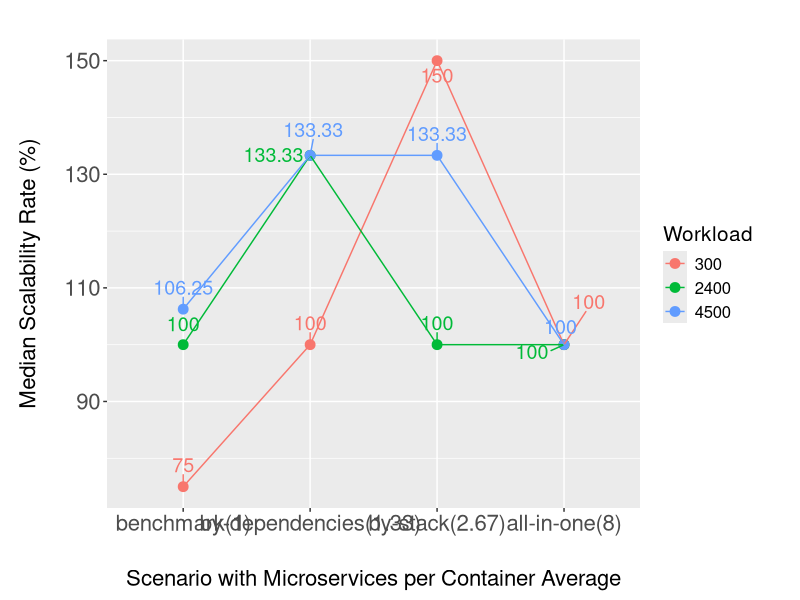

The R script that drew this image:
setwd("~/Documentos/Mestrado/microservices-container-grouping/experiments_results/graphics_and_tables_consolidated/hpa")
# Carregar pacotes necessários
library(ggplot2)
library(dplyr)
library(tidyr)
library(ggrepel)

# Criar o dataframe com os novos dados
data_scalability <- data.frame(
  workload = c(300, 300, 300, 300, 2400, 2400, 2400, 2400, 4500, 4500, 4500, 4500),
  workload_desc = c("Low (300 users)", "Low (300 users)", "Low (300 users)", "Low (300 users)",
                    "Medium (2400 users)", "Medium (2400 users)", "Medium (2400 users)", "Medium (2400 users)",
                    "High (4500 users)", "High (4500 users)", "High (4500 users)", "High (4500 users)"),
  scenario = c("benchmark", "by-dependencies", "by-stack", "all-in-one",
               "benchmark", "by-dependencies", "by-stack", "all-in-one",
               "benchmark", "by-dependencies", "by-stack", "all-in-one"),
  Microservices_per_Container_Average = c(1.00, 1.33, 2.67, 8.00, 1.00, 1.33, 2.67, 8.00, 1.00, 1.33, 2.67, 8.00),
  Median_Scalability_Rate = c(75.00, 100.00, 150.00, 100.00, 100.00, 133.33, 100.00, 100.00, 
                              106.25, 133.33, 133.33, 100.00)
)

# Criar uma nova coluna combinando cenário e média de microservices por container
data_scalability <- data_scalability %>%
  mutate(Scenario_Microservices = paste(scenario, "(", Microservices_per_Container_Average, ")", sep = ""),
         Scenario_Microservices = factor(Scenario_Microservices, levels = unique(Scenario_Microservices[order(Microservices_per_Container_Average)])))

# Gerar o gráfico de escalabilidade
fig<-ggplot(data_scalability, aes(x = Scenario_Microservices, y = Median_Scalability_Rate, color = factor(workload))) +
  geom_point(size = 3) +
  geom_line(aes(group = workload)) +
  geom_text_repel(aes(label = round(Median_Scalability_Rate, 2)), vjust = -1, size = 5, , show_guide  = FALSE) +  # Adiciona os valores dos pontos
  labs(
    #title = "Median Scalability Rate vs Scenario with Microservices per Container Average",
       x = "Scenario with Microservices per Container Average",
       y = "Median Scalability Rate (%)",
       color = "Workload") +
  theme(plot.title = element_text(hjust = 0.5, vjust = 5, size = 20),
        strip.text = element_text(size= 16),
        plot.margin = unit(c(1,1,1,1), "cm"),
        axis.text = element_text(size = 16),
        #axis.text.x = element_text(angle = -45),
        legend.title = element_text(size = 15),
        legend.text = element_text(size = 12),
        axis.title = element_text(size = 16),
        axis.title.y=element_text(vjust=5),
        axis.title.x=element_text(vjust=-5))

pdf_file = paste("resume_hpa.pdf",sep = "")
pdf(pdf_file, width = 16, height = 9)
print(fig)
dev.off()



